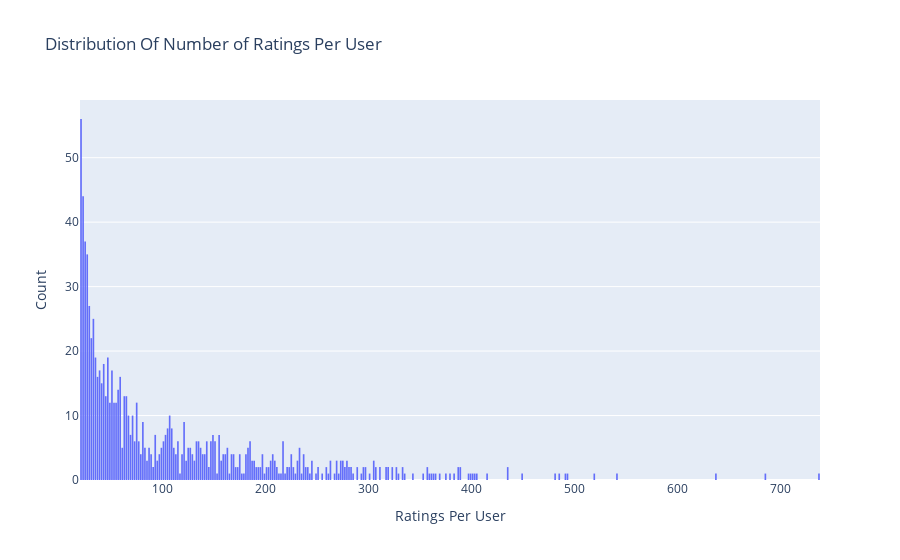

The notebook cell saved with this chart:
### Markdown cell above
### Number of ratings per user

Now it's time to see how many ratings we have per user. As previously noted, because of how the dataset was created, the minimum number of ratings per user in this dataset is 20, which alleviates the long-tail problem (i.e., when most of your users has very few or 0 ratings). 

Since this is an experimental dataset for research, they have created it this way. However, do not expect that in the real world. In fact, a common pre-processing step in recommendation is to remove those users/items for which you do not have many ratings and focus on the rest (at least for creating your model).

### Code cell
# Number of ratings per user
data = df.groupby('userID')['rating'].count()

# Create trace
trace = go.Histogram(x = data.values,
                     name = 'Ratings',
                     xbins = dict(start = 0, size = 2))
# Create layout
layout = go.Layout(title = 'Distribution Of Number of Ratings Per User',
                   xaxis = dict(title = 'Ratings Per User'),
                   yaxis = dict(title = 'Count'),
                   bargap = 0.2)

# Create plot
fig = go.Figure(data=[trace], layout=layout)
iplot(fig)

### Figure 1 — Plotly figure (JSON) as saved in the notebook; plotly's stock layout.template omitted (floating-point values rounded to 4 significant figures; data arrays with more than 128 entries replaced by an {"elided": "..."} marker saying what was removed)
{"data": [{"name": "Ratings", "type": "histogram", "x": {"elided": "943 int values"}, "xbins": {"size": 2, "start": 0}}], "layout": {"bargap": 0.2, "title": {"text": "Distribution Of Number of Ratings Per User"}, "xaxis": {"title": {"text": "Ratings Per User"}}, "yaxis": {"title": {"text": "Count"}}}}
